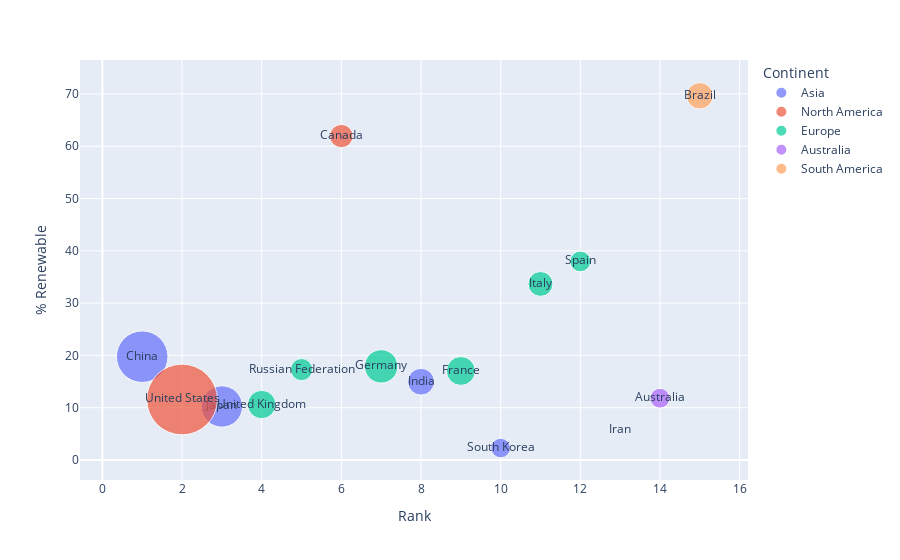

Here is the notebook cell this chart was saved with:
### Code cell
import plotly.express as px
ContinentDict = {'China':'Asia',
                 'United States':'North America',
                 'Japan':'Asia',
                 'United Kingdom':'Europe',
    'Russian Federation':'Europe',
    'Canada':'North America',
    'Germany':'Europe',
    'India':'Asia',
    'France':'Europe',
    'South Korea':'Asia',
    'Italy':'Europe',
    'Spain':'Europe',
    'Iran':'Asia',
    'Australia':'Australia',
    'Brazil':'South America'}
task_df = df_all[['% Renewable', 'Rank', '2015']].copy()
task_df.loc['Iran', '2015'] = 0
task_df['Continent'] = task_df.apply(lambda x: ContinentDict[x.name], axis=1)
graphic = px.scatter(task_df, x='Rank', y='% Renewable', size='2015', color='Continent', size_max=50, text=task_df.index)
graphic.show()

### Figure 1 — Plotly figure (JSON) as saved in the notebook; plotly's stock layout.template omitted (floating-point values rounded to 4 significant figures)
{"data": [{"hovertemplate": "Continent=Asia<br>Rank=%{x}<br>% Renewable=%{y}<br>2015=%{marker.size}<br>Country=%{text}<extra></extra>", "legendgroup": "Asia", "marker": {"color": "#636efa", "size": [8798000000000.0, 5670000000000.0, 2367000000000.0, 1267000000000.0, 0], "sizemode": "area", "sizeref": 6619000000.0, "symbol": "circle"}, "mode": "markers+text", "name": "Asia", "orientation": "v", "showlegend": true, "text": ["China", "Japan", "India", "South Korea", "Iran"], "type": "scatter", "x": [1, 3, 8, 10, 13], "xaxis": "x", "y": [19.75, 10.23, 14.97, 2.279, 5.708], "yaxis": "y"}, {"hovertemplate": "Continent=North America<br>Rank=%{x}<br>% Renewable=%{y}<br>2015=%{marker.size}<br>Country=%{text}<extra></extra>", "legendgroup": "North America", "marker": {"color": "#EF553B", "size": [16548573278300, 1793000000000.0], "sizemode": "area", "sizeref": 6619000000.0, "symbol": "circle"}, "mode": "markers+text", "name": "North America", "orientation": "v", "showlegend": true, "text": ["United States", "Canada"], "type": "scatter", "x": [2, 6], "xaxis": "x", "y": [11.57, 61.95], "yaxis": "y"}, {"hovertemplate": "Continent=Europe<br>Rank=%{x}<br>% Renewable=%{y}<br>2015=%{marker.size}<br>Country=%{text}<extra></extra>", "legendgroup": "Europe", "marker": {"color": "#00cc96", "size": [2666000000000.0, 1616000000000.0, 3686000000000.0, 2761000000000.0, 2049000000000.0, 1420000000000.0], "sizemode": "area", "sizeref": 6619000000.0, "symbol": "circle"}, "mode": "markers+text", "name": "Europe", "orientation": "v", "showlegend": true, "text": ["United Kingdom", "Russian Federation", "Germany", "France", "Italy", "Spain"], "type": "scatter", "x": [4, 5, 7, 9, 11, 12], "xaxis": "x", "y": [10.6, 17.29, 17.9, 17.02, 33.67, 37.97], "yaxis": "y"}, {"hovertemplate": "Continent=Australia<br>Rank=%{x}<br>% Renewable=%{y}<br>2015=%{marker.size}<br>Country=%{text}<extra></extra>", "legendgroup": "Australia", "marker": {"color": "#ab63fa", "size": [1301000000000.0], "sizemode": "area", "sizeref": 6619000000.0, "symbol": "circle"}, "mode": "markers+text", "name": "Australia", "orientation": "v", "showlegend": true, "text": ["Australia"], "type": "scatter", "x": [14], "xaxis": "x", "y": [11.81], "yaxis": "y"}, {"hovertemplate": "Continent=South America<br>Rank=%{x}<br>% Renewable=%{y}<br>2015=%{marker.size}<br>Country=%{text}<extra></extra>", "legendgroup": "South America", "marker": {"color": "#FFA15A", "size": [2319000000000.0], "sizemode": "area", "sizeref": 6619000000.0, "symbol": "circle"}, "mode": "markers+text", "name": "South America", "orientation": "v", "showlegend": true, "text": ["Brazil"], "type": "scatter", "x": [15], "xaxis": "x", "y": [69.65], "yaxis": "y"}], "layout": {"legend": {"itemsizing": "constant", "title": {"text": "Continent"}, "tracegroupgap": 0}, "margin": {"t": 60}, "xaxis": {"anchor": "y", "domain": [0, 1], "title": {"text": "Rank"}}, "yaxis": {"anchor": "x", "domain": [0, 1], "title": {"text": "% Renewable"}}}}
